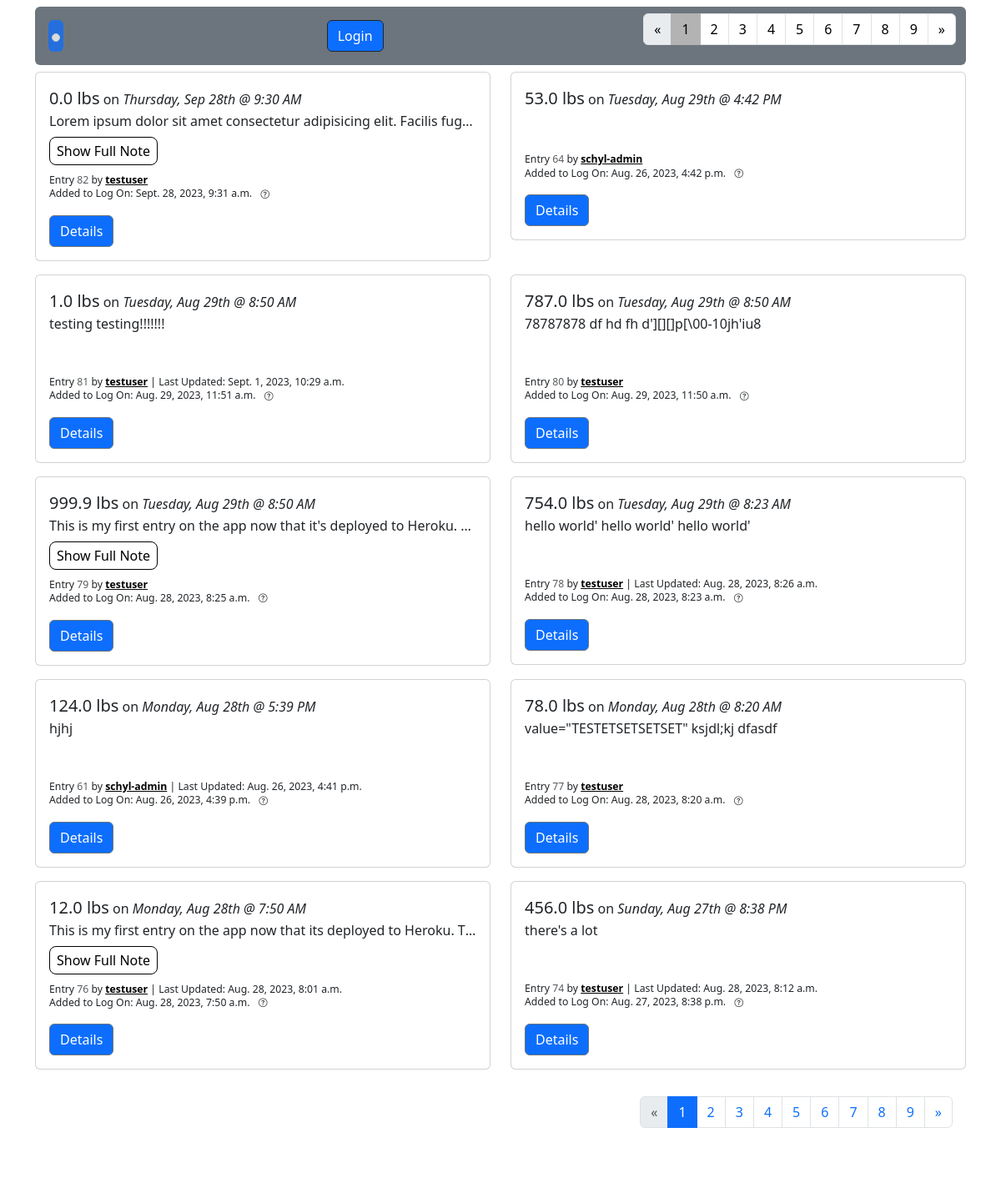
/, run on an earlier commit of the app's database.
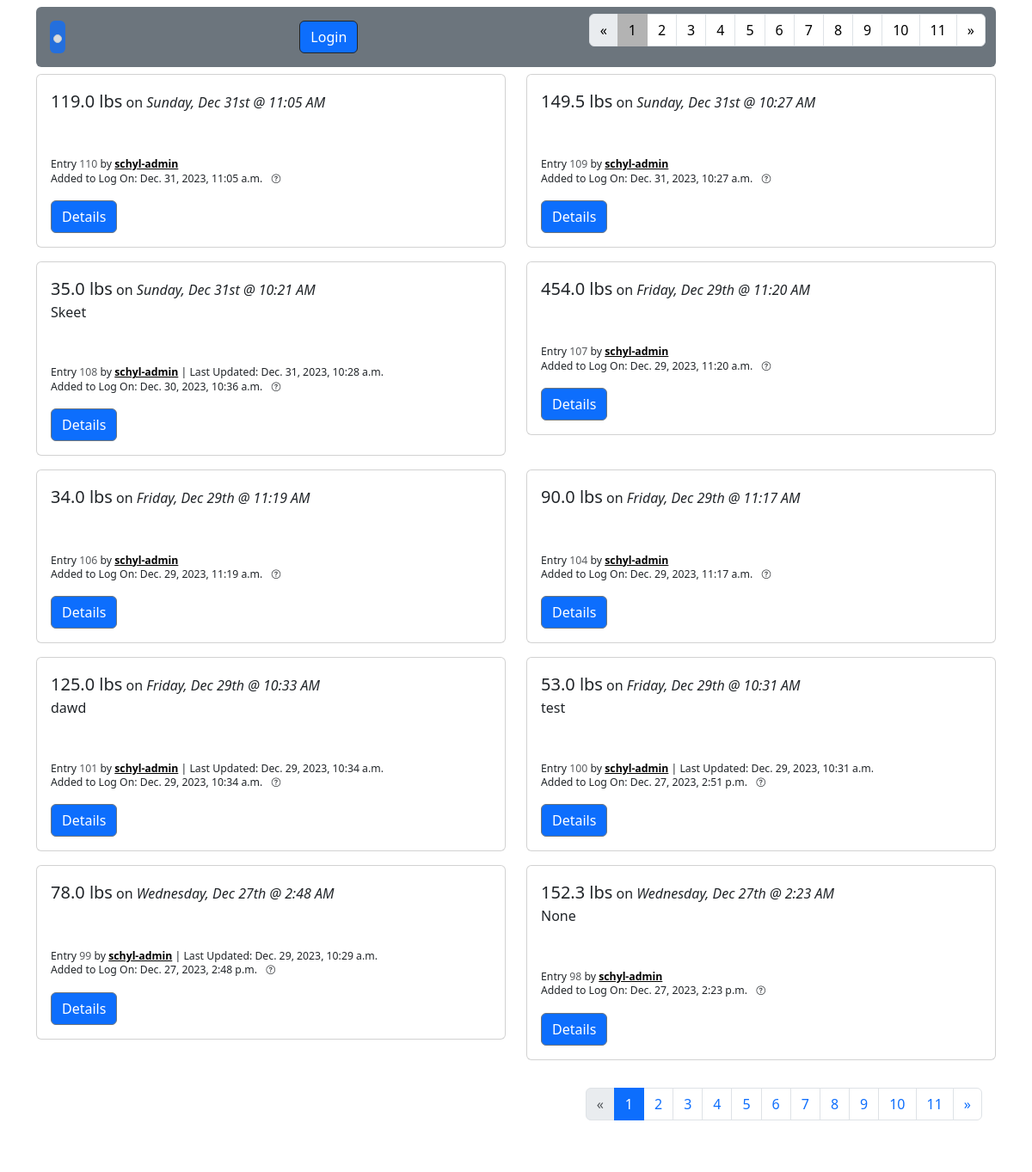
And on a later commit of the database.
### fitness/models.py (models this page shows, shortened)
class WeightEntry(models.Model):
    user = models.ForeignKey(
        settings.AUTH_USER_MODEL,
        on_delete=models.CASCADE,
        related_name="weight_entries"
    )
    weight = weight = models.DecimalField(
        blank=True, null=True, max_digits=4, decimal_places=1)
    recorded = models.DateTimeField(
        blank=True, null=True, help_text="Enter the date and time when you measured this weight.")
    note = models.TextField(
        blank=True, null=True, help_text="Optional: Add a note regarding this entry.")
    created = models.DateTimeField(auto_now_add=True)
    updated = models.DateTimeField(auto_now=True)

### accounts/models.py (models this page shows, shortened)
class CustomUser(AbstractUser):
    date_of_birth = models.DateField(
        null=True, blank=True, help_text="Enter your date of birth in MM/DD/YYYY format.")
    avatar = models.CharField(
        max_length=999, null=True, blank=True, help_text="Enter a url for your avatar image")
    def __str__(self):
        return self.username

### fitness/views.py (the view, shortened to what this page needs)
# urls.py: path("", WeightEntryListView.as_view(), name="home"),
class WeightEntryListView(ListView):
    model = WeightEntry
    template_name = "home.html"
    paginate_by = 10
    def get_queryset(self):
        queryset = super(WeightEntryListView, self).get_queryset()
        if self.request.user.is_authenticated:
            queryset = queryset.filter(user=self.request.user).order_by(
                "-recorded", "-updated", "-created")
        else:
            queryset = WeightEntry.objects.all().order_by(
                "-recorded", "-updated", "-created")
        return queryset
    def get_context_data(self, **kwargs):
        context = super(WeightEntryListView, self).get_context_data(**kwargs)
        weight_entry_list = WeightEntry.objects.all()
        context["form"] = WeightEntryForm(initial={'recorded': datetime.now()})
        context["weight_entry_list"] = weight_entry_list
        return context

### fitness/forms.py
class WeightEntryForm(forms.ModelForm):
    class Meta:
        model = WeightEntry
        fields = ("weight", "recorded", "note")
        widgets = {
            'recorded': DateTimePickerInput(),
            'weight': forms.TextInput(attrs={'maxlength': "5", "onkeypress": "return isNumberKey(event)", "required": ""}),
            'note': forms.TextInput(attrs={'type': 'text'}),
        }

### templates/home.html (shortened to what the changed rows need)
{% extends 'base.html' %}
{% load range_filter %}
{% load static %}
{% block navtabs1 %}
{% if is_paginated %}
    <ul class="pagination ">
        {% for i in paginator.page_range %}
        {% if page_obj.number == i %}
            <li class="page-item active" style="--bs-pagination-active-bg: rgb(179, 179, 179); --bs-pagination-active-border-color: rgb(179, 179, 179);"><span class="page-link text-black">{{ i }}</span></li>
        {% else %}
            <li class="page-item"><a class="page-link text-black" aria-current="page" href="?page={{ i }}">{{ i }}</a></li>
        {% endif %}
        {% endfor %}
    </ul>
{% endif %}
{% endblock navtabs1 %}
{% block content %}
<link rel="stylesheet" type="text/css" href="{% static 'styles.css' %}"/>
<div class="row justify-content-md-start">
{% for entry in weightentry_list %}
<div class="col-sm-6 pb-2 mb-2">
    <div class="card">
        <div class="card-body">
            <span class="fs-5 fw-medium">{{entry.weight}} lbs</span> on <span class="fw-medium fst-italic">{{entry.recorded|date:"l"}}, {{entry.recorded|date:"M jS"}} @ {{entry.recorded|date:"g:i A"}}</span>
            <p class="cutoff-text">
                {{entry.note}}
            </p>
            {% if entry.note|length >= 72 %}
            <input class="expand-btn" type="checkbox">
            {% else %}
            <input class="spacer-btn" type="checkbox">
            {% endif %}
            <p class="lh-1">
                <small><small>Entry <span class="text-muted">{{entry.pk}}</span> by <a class="fw-bold text-black" href="{% url "user_profile" entry.user.pk %}">{{entry.user}}</a> {% if entry.updated|date:"m/d/y H:i:s" != entry.created|date:"m/d/y H:i:s" %}| Last Updated: {{entry.updated}} {% endif %}</small></small>
                <br>
                <small>
                    <small>Added to Log On: {{entry.created}}</small>
                    <a href="#"
                        class="badge rounded-pill text-dark"
                        data-bs-toggle="popover"
                        data-bs-trigger="hover focus"
                        data-bs-content="This is the date that the entry was actually added to the log.
                                        Often times, the time that the weight was measured is different than the time the user actually adds it to the log.
                                        For example, if I measured myself at 8AM but I forgot to add it to the log until 3pm.
                                        This is just a means of distinguishing the two times/dates.">
                            <i class="bi bi-question-circle"></i>
                    </a>
                </small>
            </p>
            <a href="{% url "weight_entry_detail" entry.pk %}" class="btn btn-primary border border-secondary">Details</a>
        </div>
    </div>
</div>
{% endfor %}
</div>
{% if is_paginated %}
<nav aria-label="Page navigation example" class="justify-content-center mb-4 ms-5">
<div class="card border-0">
    <div class="card-body ">
        <div class="row gap-1 ">
            <div class="col">
                <ul class="pagination">
                    {% for i in paginator.page_range %}
                    {% if page_obj.number == i %}
                        <li class="page-item active"><span class="page-link">{{ i }}</span></li>
                    {% else %}
                        <li class="page-item"><a class="page-link" href="?page={{ i }}">{{ i }}</a></li>
                    {% endif %}
                    {% endfor %}
                </ul>
            </div>
        </div>
    </div>
</div>
</nav>
{% endif %}
{% endblock content %}

What changed in the data, as far as the page shows it:
no longer on this page (row unchanged): WeightEntry: weight "0.0", recorded "Thursday", recorded "Sep 28th", recorded "9:30 AM", note "Lorem ipsum dolor sit amet consectetur adipisicing elit. Facilis fug…", pk "82", user "testuser", created "Sept. 28, 2023, 9:31 a.m."
no longer on this page (row unchanged): WeightEntry: weight "53.0", recorded "Tuesday", recorded "Aug 29th", recorded "4:42 PM", pk "64", user "schyl-admin", created "Aug. 26, 2023, 4:42 p.m."
no longer on this page (row unchanged): WeightEntry: weight "1.0", recorded "Tuesday", recorded "Aug 29th", recorded "8:50 AM", note "testing testing!!!!!!!", pk "81", user "testuser", updated "Sept. 1, 2023, 10:29 a.m.", created "Aug. 29, 2023, 11:51 a.m."
no longer on this page (row unchanged): WeightEntry: weight "787.0", recorded "Tuesday", recorded "Aug 29th", recorded "8:50 AM", note "78787878 df hd fh d'][][]p[\\00-10jh'iu8", pk "80", user "testuser", created "Aug. 29, 2023, 11:50 a.m."
no longer on this page (row unchanged): WeightEntry: weight "999.9", recorded "Tuesday", recorded "Aug 29th", recorded "8:50 AM", note "This is my first entry on the app now that it's deployed to Heroku.…", pk "79", user "testuser", created "Aug. 28, 2023, 8:25 a.m."
no longer on this page (row unchanged): WeightEntry: weight "754.0", recorded "Tuesday", recorded "Aug 29th", recorded "8:23 AM", note "hello world' hello world' hello world'", pk "78", user "testuser", updated "Aug. 28, 2023, 8:26 a.m.", created "Aug. 28, 2023, 8:23 a.m."
no longer on this page (row unchanged): WeightEntry: weight "124.0", recorded "Monday", recorded "Aug 28th", recorded "5:39 PM", note "hjhj", pk "61", user "schyl-admin", updated "Aug. 26, 2023, 4:41 p.m.", created "Aug. 26, 2023, 4:39 p.m."
no longer on this page (row unchanged): WeightEntry: weight "78.0", recorded "Monday", recorded "Aug 28th", recorded "8:20 AM", note "value=\"TESTETSETSETSET\" ksjdl;kj dfasdf", pk "77", user "testuser", created "Aug. 28, 2023, 8:20 a.m."
no longer on this page (row unchanged): WeightEntry: weight "12.0", recorded "Monday", recorded "Aug 28th", recorded "7:50 AM", note "This is my first entry on the app now that its deployed to Heroku. T…", pk "76", user "testuser", updated "Aug. 28, 2023, 8:01 a.m.", created "Aug. 28, 2023, 7:50 a.m."
no longer on this page (row unchanged): WeightEntry: weight "456.0", recorded "Sunday", recorded "Aug 27th", recorded "8:38 PM", note "there's a lot", pk "74", user "testuser", updated "Aug. 28, 2023, 8:12 a.m.", created "Aug. 27, 2023, 8:38 p.m."
added WeightEntry: weight "119.0", recorded "Sunday", recorded "Dec 31st", recorded "11:05 AM", pk "110", user "schyl-admin", created "Dec. 31, 2023, 11:05 a.m."
added WeightEntry: weight "149.5", recorded "Sunday", recorded "Dec 31st", recorded "10:27 AM", pk "109", user "schyl-admin", created "Dec. 31, 2023, 10:27 a.m."
added WeightEntry: weight "35.0", recorded "Sunday", recorded "Dec 31st", recorded "10:21 AM", note "Skeet", pk "108", user "schyl-admin", updated "Dec. 31, 2023, 10:28 a.m.", created "Dec. 30, 2023, 10:36 a.m."
added WeightEntry: weight "454.0", recorded "Friday", recorded "Dec 29th", recorded "11:20 AM", pk "107", user "schyl-admin", created "Dec. 29, 2023, 11:20 a.m."
added WeightEntry: weight "34.0", recorded "Friday", recorded "Dec 29th", recorded "11:19 AM", pk "106", user "schyl-admin", created "Dec. 29, 2023, 11:19 a.m."
added WeightEntry: weight "90.0", recorded "Friday", recorded "Dec 29th", recorded "11:17 AM", pk "104", user "schyl-admin", created "Dec. 29, 2023, 11:17 a.m."
added WeightEntry: weight "125.0", recorded "Friday", recorded "Dec 29th", recorded "10:33 AM", note "dawd", pk "101", user "schyl-admin", updated "Dec. 29, 2023, 10:34 a.m.", created "Dec. 29, 2023, 10:34 a.m."
added WeightEntry: weight "53.0", recorded "Friday", recorded "Dec 29th", recorded "10:31 AM", note "test", pk "100", user "schyl-admin", updated "Dec. 29, 2023, 10:31 a.m.", created "Dec. 27, 2023, 2:51 p.m."
added WeightEntry: weight "78.0", recorded "Wednesday", recorded "Dec 27th", recorded "2:48 AM", pk "99", user "schyl-admin", updated "Dec. 29, 2023, 10:29 a.m.", created "Dec. 27, 2023, 2:48 p.m."
added WeightEntry: weight "152.3", recorded "Wednesday", recorded "Dec 27th", recorded "2:23 AM", note "None", pk "98", user "schyl-admin", created "Dec. 27, 2023, 2:23 p.m."
Also different on the page:
new list line: "10"
new list line: "11"
